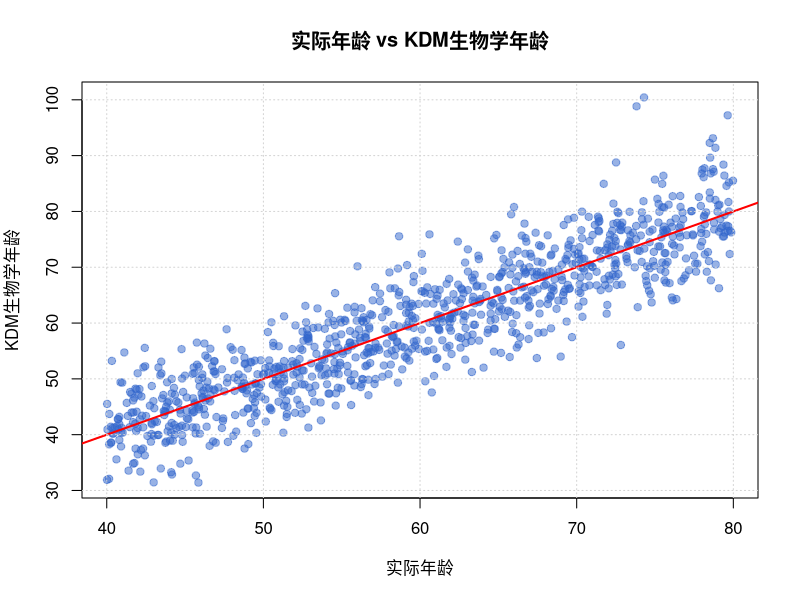
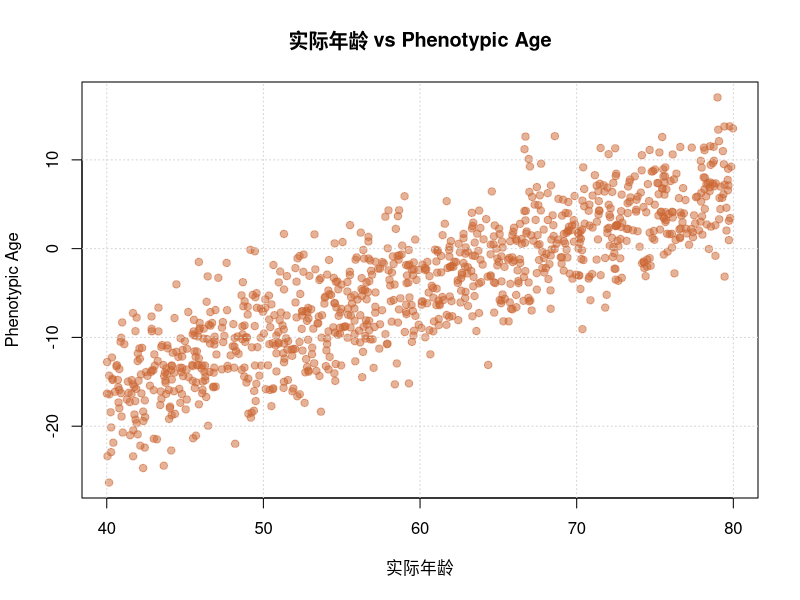

Here is the R script that generated these plots, in order:
## ---- chunk 1
knitr::opts_chunk$set(
  echo = TRUE,
  warning = FALSE,
  message = FALSE,
  fig.width = 8,
  fig.height = 6
)
## ---- chunk 2
set.seed(123)
n <- 1000

# 模拟时间年龄：40～80岁
age <- runif(n, 40, 80)

# 各指标与年龄"有点关系"的模拟
sbp        <- 90  + 0.8 * age + rnorm(n, 0, 10)
dbp        <- 60  + 0.2 * age + rnorm(n, 0, 8)
bmi        <- 20  + 0.05 * age + rnorm(n, 0, 3)
chol       <- 160 + 1.0 * (age - 50)/10 + rnorm(n, 0, 20)
glucose    <- 80  + 0.6 * (age - 50)/10 + rnorm(n, 0, 10)
creatinine <- 0.7 + 0.01 * (age - 50) + rnorm(n, 0, 0.15)
albumin    <- 45  - 0.1 * (age - 50) + rnorm(n, 0, 3)
crp        <- exp(-1 + 0.03 * (age - 50) + rnorm(n, 0, 0.5))

dat_kdm <- data.frame(
  id    = 1:n,
  age   = age,
  sbp   = sbp,
  dbp   = dbp,
  bmi   = bmi,
  chol  = chol,
  glu   = glucose,
  crea  = creatinine,
  alb   = albumin,
  crp   = crp
)

str(dat_kdm)
head(dat_kdm)
## ---- chunk 3
# 选取要用于 KDM 的指标
bio_vars <- c("sbp", "dbp", "bmi", "chol", "glu", "crea", "alb", "crp")

# 1) 对每个指标做线性回归：x_j ~ age
k_vec   <- numeric(length(bio_vars))
q_vec   <- numeric(length(bio_vars))
sigma_j <- numeric(length(bio_vars))

for (j in seq_along(bio_vars)) {
  x <- dat_kdm[[bio_vars[j]]]
  fit <- lm(x ~ age, data = dat_kdm)
  k_vec[j]   <- coef(fit)[1]
  q_vec[j]   <- coef(fit)[2]
  sigma_j[j] <- sd(residuals(fit))
}

names(k_vec)   <- bio_vars
names(q_vec)   <- bio_vars
names(sigma_j) <- bio_vars

cat("截距 k_j:\n")
print(k_vec)
cat("\n斜率 q_j:\n")
print(q_vec)
cat("\n残差标准差 sigma_j:\n")
print(sigma_j)

# 2) 计算反推年龄 A_ij
X_mat <- as.matrix(dat_kdm[, bio_vars])
k_mat <- matrix(k_vec, nrow = nrow(X_mat), ncol = length(bio_vars), byrow = TRUE)
q_mat <- matrix(q_vec, nrow = nrow(X_mat), ncol = length(bio_vars), byrow = TRUE)
A_mat <- (X_mat - k_mat) / q_mat

# 3) 计算权重 w_j
w_vec <- (q_vec^2) / (sigma_j^2)
cat("\n权重 w_j:\n")
print(w_vec)

sum_w <- sum(w_vec)

# 4) 年龄的方差
s2 <- var(dat_kdm$age)

# 5) 计算 KDM 生物学年龄
weighted_age_component <- A_mat %*% w_vec
BA_kdm <- (weighted_age_component + dat_kdm$age / s2) / (sum_w + 1 / s2)

dat_kdm$BA_KDM <- as.numeric(BA_kdm)

cat("\nKDM 生物学年龄的前10个值:\n")
head(dat_kdm[, c("id", "age", "BA_KDM")], 10)

# 简单画图
plot(dat_kdm$age, dat_kdm$BA_KDM,
     xlab = "实际年龄", ylab = "KDM生物学年龄",
     main = "实际年龄 vs KDM生物学年龄",
     col = rgb(0.2, 0.4, 0.8, 0.5), pch = 19)
abline(0, 1, col = "red", lwd = 2)
grid()
## ---- chunk 4
dat_kdm$BA_high <- ifelse(dat_kdm$BA_KDM > dat_kdm$age, 1, 0)

# 统计
cat("生物学年龄高于实际年龄的比例:\n")
table(dat_kdm$BA_high)
prop.table(table(dat_kdm$BA_high)) * 100
## ---- chunk 5
set.seed(123)
n <- 1000

age <- runif(n, 40, 80)

# 模拟 9 个临床指标
WBC   <- pmax(rnorm(n, 6 + 0.02 * (age - 50), 1.2), 2)
Lymph <- pmin(pmax(rnorm(n, 30 - 0.1 * (age - 50), 5), 5), 60)
MCV   <- rnorm(n, 90 + 0.1 * (age - 50), 5)
RDW   <- rnorm(n, 13 + 0.03 * (age - 50), 1.0)
Glucose <- pmax(rnorm(n, 95 + 0.5 * (age - 50), 15), 60)
Creatinine <- pmax(rnorm(n, 0.8 + 0.01 * (age - 50), 0.2), 0.4)
Albumin <- rnorm(n, 4.5 - 0.01 * (age - 50), 0.3)
ALP    <- pmax(rnorm(n, 80 + 0.5 * (age - 50), 20), 20)
CRP    <- exp(rnorm(n, -1 + 0.03 * (age - 50), 0.6))

dat_pheno <- data.frame(
  id    = 1:n,
  age   = age,
  WBC   = WBC,
  Lymph = Lymph,
  MCV   = MCV,
  RDW   = RDW,
  Glucose = Glucose,
  Creatinine = Creatinine,
  Albumin = Albumin,
  ALP   = ALP,
  CRP   = CRP
)

str(dat_pheno)
head(dat_pheno)
## ---- chunk 6
# 按 Levine (2018) 公式计算
xb <- -19.907 +
  0.0336  * dat_pheno$age +
  0.0095  * log(dat_pheno$ALP) +
  0.1953  * log(dat_pheno$CRP) +
  0.0954  * log(dat_pheno$Glucose) +
  -0.0120 * dat_pheno$Albumin +
  0.0268  * dat_pheno$Creatinine +
  0.3306  * dat_pheno$RDW +
  0.00188 * dat_pheno$MCV +
  0.0554  * dat_pheno$WBC +
  -0.0194 * dat_pheno$Lymph

# 死亡风险得分
mortality_score <- 1 - exp(-1.51714 * exp(xb) / 0.0076927)

# 表型年龄 Phenotypic Age
PhenoAge <- 141.50 + log(-0.00553 * log(1 - mortality_score)) / 0.090165

dat_pheno$PhenoAge <- PhenoAge

cat("Phenotypic Age 的前10个值:\n")
head(dat_pheno[, c("id", "age", "PhenoAge")], 10)

# 年龄统计摘要
cat("\n实际年龄统计:\n")
summary(dat_pheno$age)

cat("\nPhenotypic Age 统计:\n")
summary(dat_pheno$PhenoAge)

# 画图
plot(dat_pheno$age, dat_pheno$PhenoAge,
     xlab = "实际年龄",
     ylab = "Phenotypic Age",
     main = "实际年龄 vs Phenotypic Age",
     col = rgb(0.8, 0.4, 0.2, 0.5), pch = 19)
abline(0, 1, col = "red", lwd = 2)
grid()
## ---- chunk 7
dat_pheno$PhenoAge_high <- ifelse(dat_pheno$PhenoAge > dat_pheno$age, 1, 0)

cat("Phenotypic Age 高于实际年龄的比例:\n")
table(dat_pheno$PhenoAge_high)
prop.table(table(dat_pheno$PhenoAge_high)) * 100
## ---- chunk 8
# 合并两种方法的计算结果（注意：这里只是演示，实际使用的是两个独立的数据集）
cat("KDM 方法：\n")
cat("生物学年龄高于实际年龄的比例:", 
    round(mean(dat_kdm$BA_high) * 100, 2), "%\n")

cat("\nPhenotypic Age 方法：\n")
cat("生物学年龄高于实际年龄的比例:", 
    round(mean(dat_pheno$PhenoAge_high) * 100, 2), "%\n")

# 两种方法的年龄相关性
cat("\nKDM 生物学年龄与实际年龄的相关性:\n")
cor_kdm <- cor(dat_kdm$age, dat_kdm$BA_KDM)
print(cor_kdm)

cat("\nPhenotypic Age 与实际年龄的相关性:\n")
cor_pheno <- cor(dat_pheno$age, dat_pheno$PhenoAge)
print(cor_pheno)
